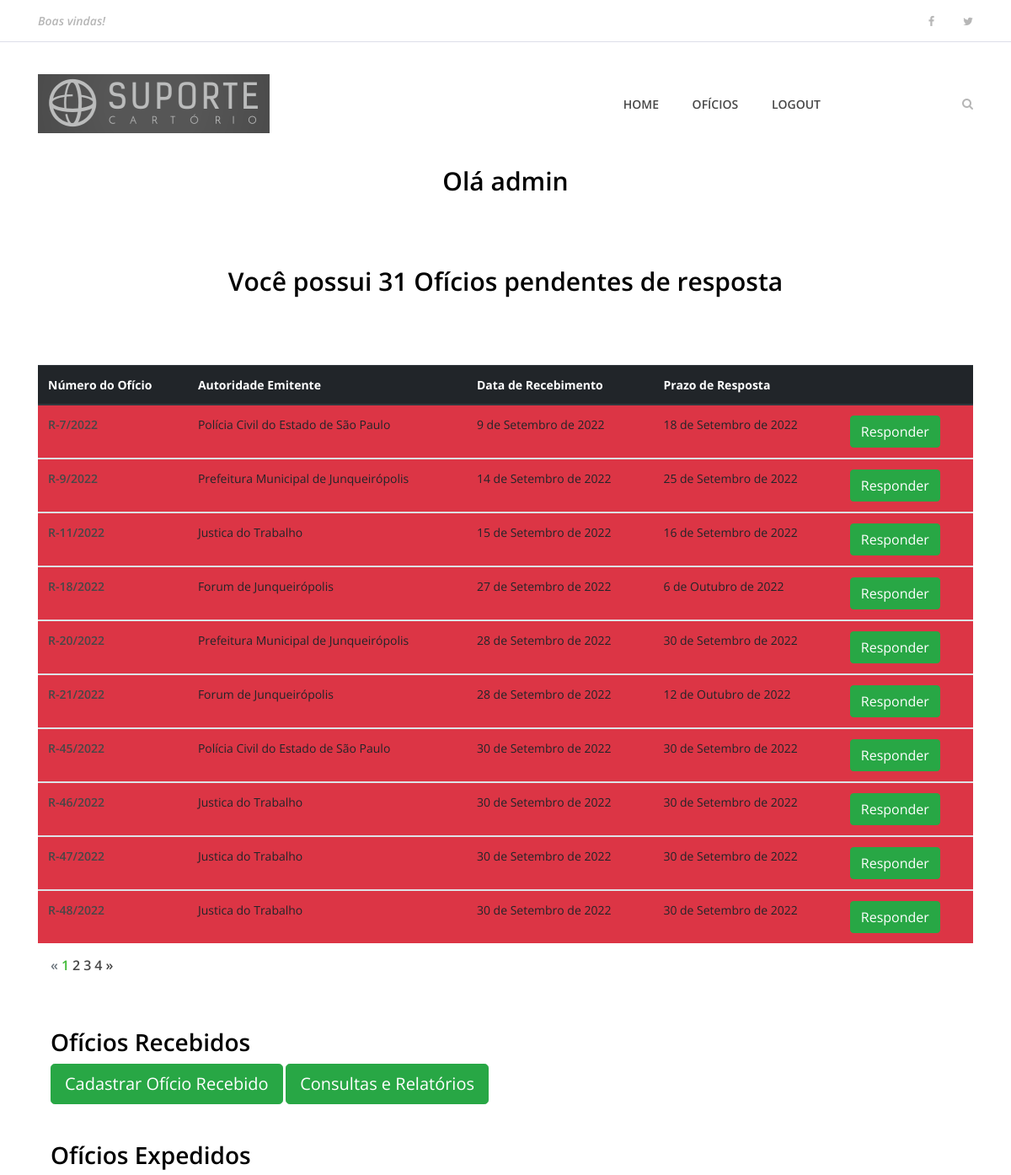
The app's page /dashboard (signed in, upper part), older data.
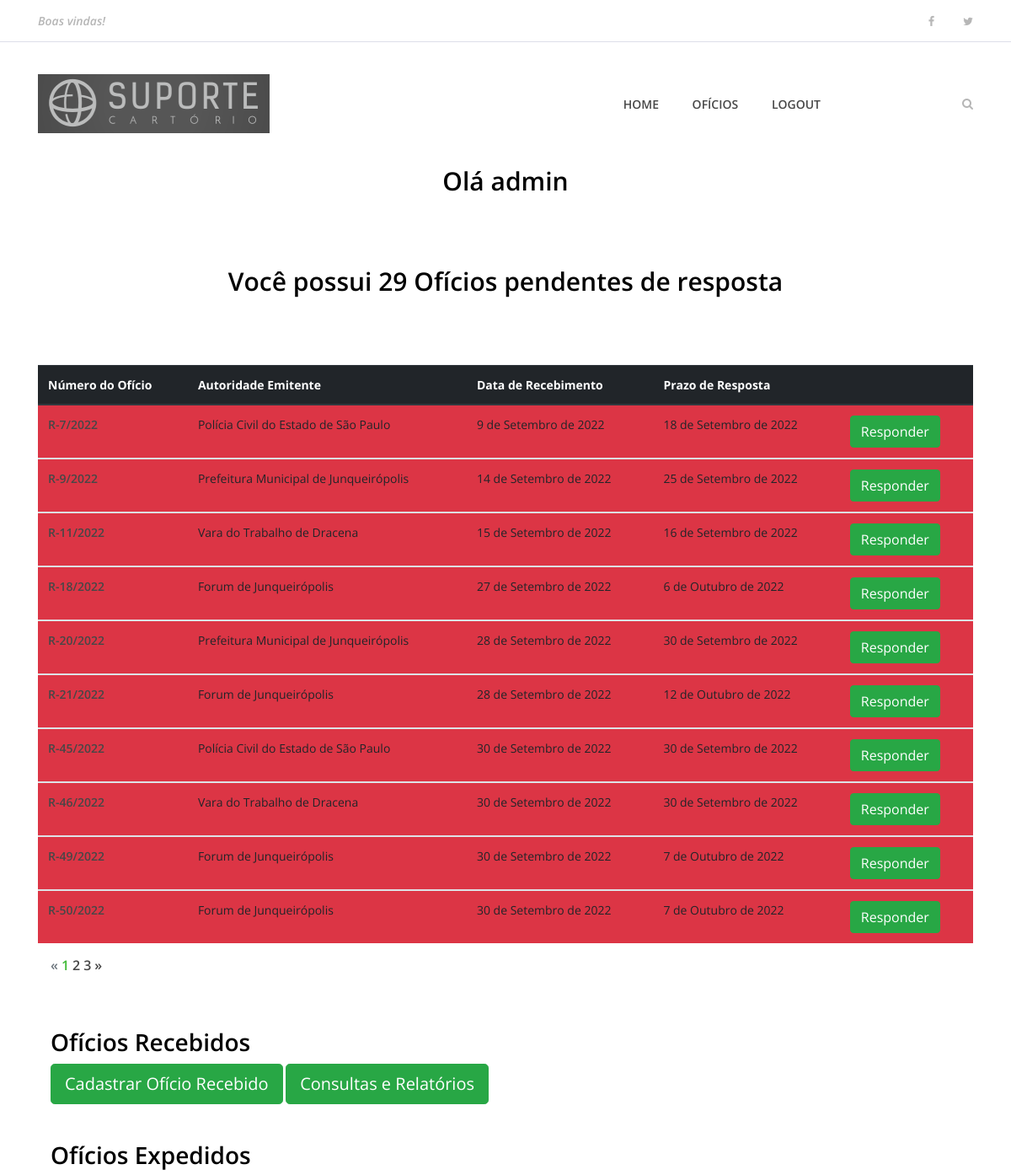
The same page, newer data.
### apps/oficios/models/ReceivedOL.py (models this page shows, shortened)
class ReceivedOL(models.Model):
    received_in = models.DateField(verbose_name='Recebido em')
    ol_date = models.DateField(verbose_name='Data do Ofício')
    ol_origin_id = models.CharField(max_length=50, null=True, blank=True, verbose_name='Número ou Identificação do Ofício')
    authority = models.ForeignKey(Authority, null=True, blank=True, related_name='authority', on_delete=models.SET_NULL, verbose_name='Autoridade Emitente')
    lawsuit_number = models.CharField(null=True, blank=True, max_length=100, verbose_name='Processo nº:')
    lawsuit_author = models.CharField(null=True, blank=True, max_length=200, verbose_name='Autor')
    author_type = models.IntegerField(choices=PERSON_TYPE_CHOICE, default=1, verbose_name='Tipo de Pessoa')
    author_doc_number = models.CharField(default="", null=True, blank=True, max_length=14, verbose_name='CPF ou CNPJ')
    lawsuit_accused = models.CharField(null=True, blank=True, max_length=200, verbose_name='Réu')
    accused_type = models.IntegerField(choices=PERSON_TYPE_CHOICE, default=1, verbose_name='Tipo de Pessoa')
    accused_doc_number = models.CharField(default="", null=True, blank=True, max_length=14, verbose_name='CPF ou CNPJ')
    deadline = models.DateField(null=True, blank=True, verbose_name='Prazo para Resposta')
    measures = models.TextField(null=True, blank=True, verbose_name='Providências')
    remarks = models.TextField(null=True, blank=True, verbose_name='Informações adicionais')
    received_ol_number = models.CharField(default=None, null=True, blank=True, max_length=50, verbose_name='Número do Ofício Recebido')
    answer_ol = models.CharField(null=True, blank=True, max_length=50, verbose_name='Número do Ofício Resposta')
    status = models.BooleanField(verbose_name='Exige Resposta?', default=True)
    created_at = models.DateTimeField(auto_now_add=True)
    updated_at = models.DateTimeField(auto_now=True)
    class Meta:
        verbose_name = 'Ofício Recebido'
        verbose_name_plural = 'Ofícios Recebidos'

### apps/oficios/models/Authority.py (models this page shows, shortened)
class Authority(models.Model):
    name = models.CharField(null=False, max_length=200, verbose_name='Nome')
    post = models.CharField(null=True, blank=True, max_length=200, default=None, verbose_name='Cargo/Função')
    institution = models.CharField(max_length=200, verbose_name='Órgão/Instituição')
    state = models.CharField(null=False, max_length=2, choices=STATE_CHOICES, default='SP', verbose_name='Estado')
    city = models.CharField(null=True, blank=True, max_length=200, verbose_name='Cidade')
    address = models.CharField(null=True, blank=True, max_length=200, verbose_name='Endereço')
    number = models.CharField(null=True, blank=True, max_length=10, verbose_name='Número')
    complement = models.CharField(null=True, blank=True, max_length=200, verbose_name='Complemento')
    cep = models.CharField(null=True, blank=True, max_length=8, verbose_name='CEP')
    email = models.EmailField(null=True, blank=True, max_length=100)
    phone = models.CharField(null=True, blank=True, max_length=50, verbose_name='Telefone')
    status = models.BooleanField(default=True)
    created_at = models.DateTimeField(auto_now_add=True)
    updated_at = models.DateTimeField(auto_now=True)
    class Meta:
        verbose_name = 'Autoridade'
        verbose_name_plural = 'Autoridades'

### apps/oficios/views.py (the view)
# urls.py: path('dashboard', views.dashboard, name='dashboard'),
def dashboard(request):
    data_atual = date.today()
    oficios_ativos = ReceivedOL.objects.filter(status=True).order_by('received_in')
    paginator = Paginator(oficios_ativos, 10)
    page = request.GET.get('page')
    oficios_por_pagina = paginator.get_page(page)
    dados = {
        "oficios_totais": oficios_ativos,
        "oficios": oficios_por_pagina,
        "data_atual": data_atual,
    }
    if request.user.is_authenticated:
        return render(request, 'oficios/dashboard.html', dados)
    else:
        return redirect('index')

### templates/oficios/dashboard.html (shortened to what the changed rows need)
{% extends 'base.html' %}
{% load static %}
{% block content %}
    <section class="best-receipe-area">
        <div class="container">
            <div>
                {% if oficios %}
                <div class="contact-area section-padding-0">
                    <div class="container">
                        <div class="row">
                            <div class="col-12">
                                <div class="section-heading">
                                    <h3>Você possui {{ oficios_totais.count }} Ofícios pendentes de resposta</h3>
                                </div>
                            </div>
                        </div>
                    </div>
                 </div>
                <table class="table table-striped">
                    <thead class="thead-dark">
                        <th scope="col">Número do Ofício</th>
                        <th scope="col">Autoridade Emitente</th>
                        <th scope="col">Data de Recebimento</th>
                        <th scope="col">Prazo de Resposta</th>
                        <th scope="col"></th>
                    </thead>
                    {% for oficio in oficios %}
                    <tbody>
                    {% if oficio.deadline < data_atual %}
                        <tr class="bg-danger">
                    {% else %}
                        <tr>
                    {% endif %}
                            <td scope="row"><a href="{% url 'oficio_recebido' oficio.id %}">{{oficio.received_ol_number}}</a></td>
                            <td>{{oficio.authority}}</td>
                            <td>{{oficio.received_in}}</td>
                            <td>{{oficio.deadline}}</td>
                            <td>
                                <a href="{% url 'responde_oficio' oficio.id %}" type="button" class="btn btn-success">Responder</a>
                            </td>
                        </tr>
                    </tbody>
                    {% endfor %}
                </table>
                {% endif %}
                <section class="top-catagory-area section-padding-20-0">
                    <div class="container">
                        {% if oficios.has_other_pages %}
                        <ul class="pagination">
                            {% for pagina in oficios.paginator.page_range %}
                            {% if oficios.number == pagina %}
                            <li class="page-item active">
                                <a class="page-link">{{pagina}}</a>
                            </li>
                            {% else %}
                            <li class="page-item">
                                <a href="?page={{pagina}}" class="page-link">{{pagina}}</a>
                            </li>
                            {% endif %}
                            {% endfor %}
                        </ul>
                        {% endif %}
                    </div>
                </section>
            </div>
        </div>
    </section>
 {% endblock %}

Row changes from the older to the newer data that the page shows:
no longer on this page (row edited): ReceivedOL: received_ol_number "R-47/2022", authority "Justica do Trabalho", received_in "30 de Setembro de 2022", deadline "30 de Setembro de 2022"
removed ReceivedOL: received_ol_number "R-48/2022", authority "Justica do Trabalho", received_in "30 de Setembro de 2022", deadline "30 de Setembro de 2022"
changed through a linked row, ReceivedOL "15 de Setembro de 2022": authority "Justica do Trabalho" → "Vara do Trabalho de Dracena"
changed through a linked row, ReceivedOL (number 8 of 10 on the later page): authority "Justica do Trabalho" → "Vara do Trabalho de Dracena"
now on this page (row edited): ReceivedOL: received_ol_number "R-49/2022", authority "Forum de Junqueirópolis", received_in "30 de Setembro de 2022", deadline "7 de Outubro de 2022"
now on this page (row unchanged): ReceivedOL: received_ol_number "R-50/2022", authority "Forum de Junqueirópolis", received_in "30 de Setembro de 2022", deadline "7 de Outubro de 2022"
Text that changed along with them:
{{ oficios_totais.count }}: "31" → "29"
list line gone: "4"
